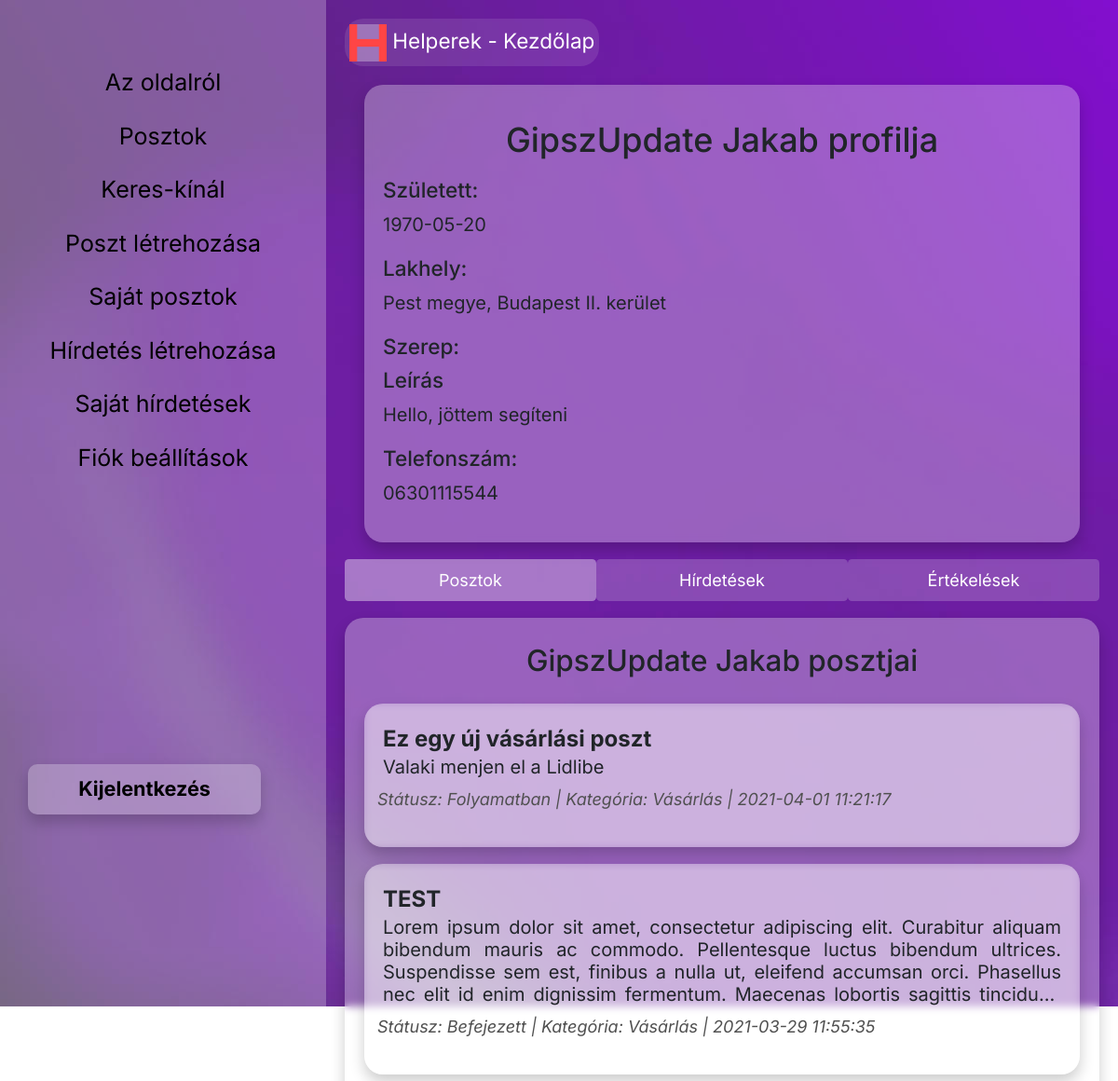
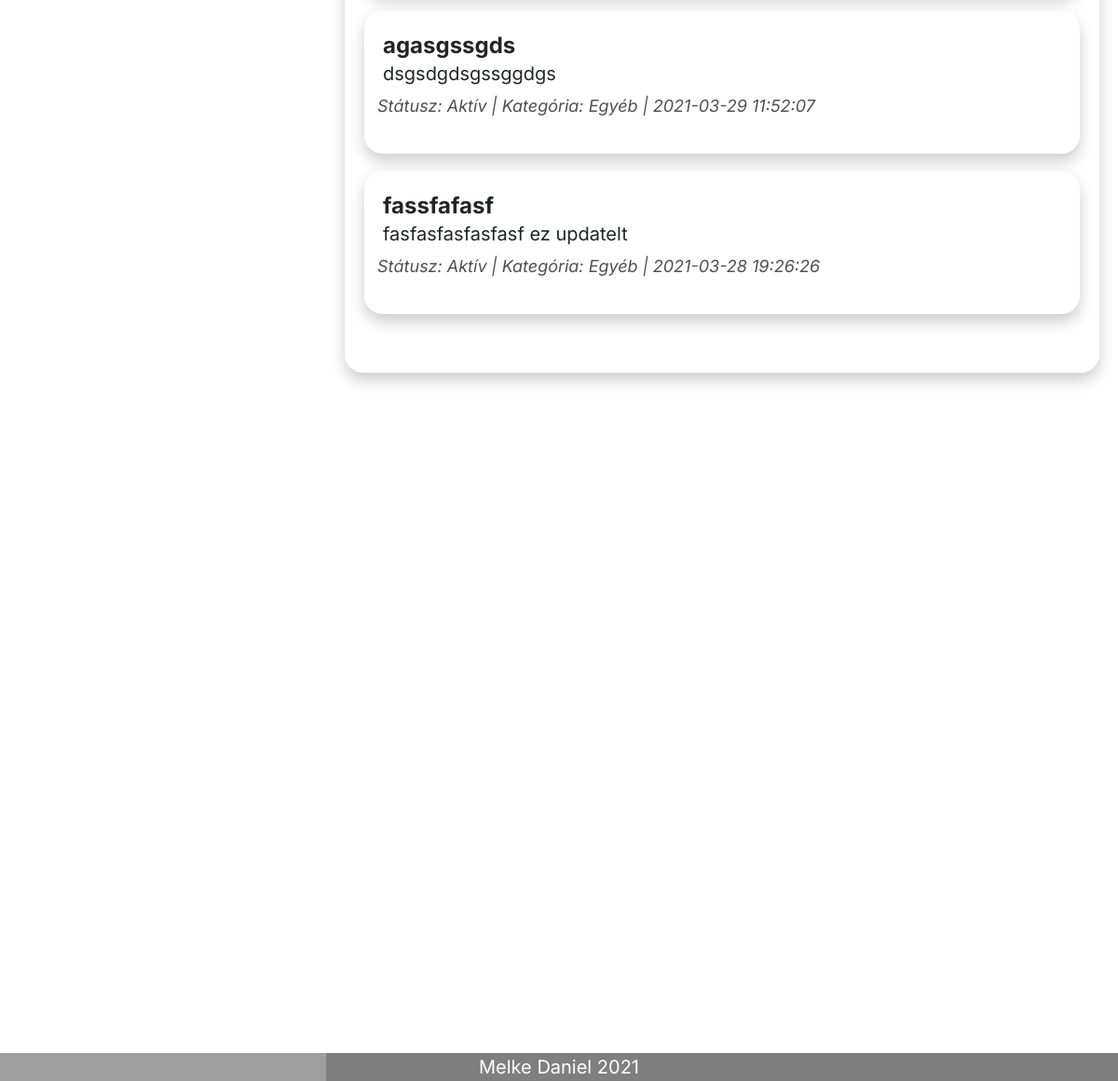
/Web_file/mainProject/index.php?controller=user&action=profile&id=2 (signed in), run on the app's committed database (2 pictures, top to bottom).
### tables this page shows
CREATE TABLE `users` (
  `id` int(11) NOT NULL,
  `user_id` bigint(20) NOT NULL,
  `first_name` varchar(255) NOT NULL,
  `last_name` varchar(255) NOT NULL,
  `email` varchar(255) NOT NULL,
  `password_hash` varchar(255) NOT NULL,
  `date_of_birth` date DEFAULT NULL,
  `county` varchar(255) DEFAULT NULL,
  `city` varchar(255) DEFAULT NULL,
  `role` varchar(25) NOT NULL,
  `phone` varchar(15) DEFAULT NULL,
  `phone_visible` tinyint(1) NOT NULL DEFAULT 0,
  `about` text DEFAULT NULL
);

CREATE TABLE `user_posts` (
  `id` int(11) NOT NULL,
  `author_id` bigint(20) NOT NULL,
  `subject` varchar(255) NOT NULL,
  `timestamp` datetime NOT NULL DEFAULT current_timestamp(),
  `post_content` text NOT NULL,
  `city` varchar(50) NOT NULL,
  `category` varchar(20) NOT NULL,
  `role` varchar(25) NOT NULL,
  `status` varchar(20) NOT NULL,
  `cart_id` varchar(20) NOT NULL,
  `helper_id` bigint(20) DEFAULT NULL
);

### Web_file/mainProject/src/app/model/User.php (called while the page is built, shortened)
<?php
class User
{
    private $user_id;
    private $first_name;
    private $last_name;
    private $date_of_birth;
    private $county;
    private $city;
    private $phone;
    private $phone_visible;
    private $about;
    public function getUser_id()
    {
        return $this->user_id;
    }
    public function getFirst_name()
    {
        return $this->first_name;
    }
    public function getLast_name()
    {
        return $this->last_name;
    }
    public function getDate_of_birth()
    {
        return $this->date_of_birth;
    }
    public function getCounty()
    {
        return $this->county;
    }
    public function getCity()
    {
        return $this->city;
    }
    public function getPhone()
    {
        return $this->phone;
    }
    public function getPhone_visible()
    {
        return $this->phone_visible;
    }
    public function getAbout()
    {
        return $this->about;
    }
    public static function findOneById($id)
    {
        $conn = Database::getConnection();
        $sql = "SELECT * FROM users WHERE `id` = :id LIMIT 1";
        $statement = $conn->prepare($sql);
        $statement->execute([
            ":id" => $id
        ]);
        return $statement->fetchObject(self::class);
    }
}

### Web_file/mainProject/src/app/controller/CommonController.php (called while the page is built, shortened)
<?php
class CommonController {
    protected $controllerName = null;
    protected function render($view,$data = []){
        extract($data);
        include("src/app/view/{$this->controllerName}/{$view}.php");
        return ob_get_clean();
    }
}

### Web_file/mainProject/src/app/controller/UserController.php (called while the page is built, shortened)
<?php
require_once('CommonController.php');
require_once('src/app/model/User.php');
class UserController extends CommonController{
    public function actionProfile($user_id)
    {
        if (isset($_SESSION['user_id']))
        {
            if ($user_id == $_SESSION['user_id'])
            {
                $profile = User::findOneByUserId($_SESSION['user_id']);
            }
            else
            {
                $profile = User::findOneByUserId($user_id);
            }
        }
        return $this->render("profile", [
            "user" => $profile
        ]);
    }
}

### Web_file/mainProject/index.php (called while the page is built, shortened)
<?php
require_once("src/app/controller/UserController.php");
$controllerName = !empty($_GET['controller'])?ucfirst($_GET['controller']) . "Controller":"UserController";
$actionName = !empty($_GET['action'])?"action".ucfirst($_GET['action']):"actionIndex";
if($controllerName == "UserController")
{
    $controller = new app\controller\UserController;
    if($actionName == "actionIndex")
    {
        $content = $controller->actionIndex();
        $title = "Főoldal";
    }
    else if($actionName == "actionLogin")
    {
        $content = $controller->actionLogin();
        $title = "Bejelentkezés";
    }
    else if($actionName == "actionRegister")
    {
        $content = $controller->actionRegister();
        $title = "Regisztráció";
    }
    else if($actionName == "actionUpdate")
    {
        $content = $controller->actionUpdate($_GET['id']);
        $title = "Profil";
    }
    else if($actionName == "actionLogout")
    {
        $content = $controller->actionLogout();
    }
    else if($actionName == "actionProfile")
    {
        if (!empty($_SESSION['user_id']))
        {
            $content = $controller->actionProfile($_SESSION['user_id']);
        }
        else
        {
            $content = '<div class="alert alert-warning text-center">Az oldal eléréséhez be kell jelentkezned!</div>';
        }
    }
}
include("src/app/view/templates/main-template.php");
?>

### Web_file/mainProject/src/app/model/Post.php (called while the page is built, shortened)
<?php
class Post
{
    private $id;
    private $subject;
    private $timestamp;
    private $post_content;
    private $category;
    private $status;
    public function getId()
    {
        return $this->id;
    }
    public function getSubject()
    {
        return $this->subject;
    }
    public function getTimestamp()
    {
        return $this->timestamp;
    }
    public function getPost_content()
    {
        return $this->post_content;
    }
    public function getCategory()
    {
        if ($this->category == "shopping")
        {
            return "Vásárlás";
        }
        else
        {
            return "Egyéb";
        }
    }
    public function getStatus()
    {
        return $this->status;
    }
    public static function findAllByAuthorId($author_id, $order)
    {
        $conn = Database::getConnection();
        if (strtoupper($order) == "DESC")
        {
            $sql = "SELECT * FROM `user_posts` WHERE `author_id` = :author_id ORDER BY timestamp DESC";
        }
        else if (strtoupper($order) == "ASC")
        {
            $sql = "SELECT * FROM `user_posts` WHERE `author_id` = :author_id ORDER BY timestamp ASC";
        }
        $statement = $conn->prepare($sql);
        $statement->execute([
            ':author_id' => $author_id
        ]);
        return $statement->fetchAll(PDO::FETCH_CLASS,self::class);
    }
}

### Web_file/mainProject/src/app/view/user/profile.php (the view, shortened to what this page needs)
<?php
require_once("src/app/model/Post.php");
require_once("src/app/model/User.php");
$owner = false;
if (isset($_GET['id'])) {
    $user = User::findOneById($_GET['id']);
    if ($user) {
        $posts = Post::findAllByAuthorId($user->getUser_id(), "DESC");
        if (isset($_SESSION['user_id'])) {
            $owner = $user->getUser_id() == $_SESSION['user_id'];
        }
    }
}
$counties = [
    "Pest"
];
$cities = [
    "Budapest I. kerület", "Budapest II. kerület", "Budapest III. kerület", "Budapest IV. kerület", "Budapest V. kerület",
    "Budapest VI. kerület", "Budapest VII. kerület", "Budapest VIII. kerület", "Budapest IX. kerület", "Budapest X. kerület",
    "Budapest XI. kerület", "Budapest XII. kerület", "Budapest XIII. kerület", "Budapest XIV. kerület", "Budapest XV. kerület",
    "Budapest XVI. kerület", "Budapest XVII. kerület", "Budapest XVIII. kerület", "Budapest XIX. kerület", "Budapest XX. kerület",
    "Budapest XXI. kerület", "Budapest XXII. kerület", "Budapest XXIII. kerület"
];
?>
<?php if ($owner) : ?>
    <div class="register-form p-3 my-3">
    <?php if (isset($_GET['update']) && $_GET['update'] == "success") : ?>
        <div class="alert alert-success">Sikeresen frissítetted az adataidat!</div>
    <?php endif;?>
    <h2>Felhasználói adatok</h2>
    <form id="update" method="POST" action=<?= "index.php?controller=user&action=update&id=" . $user->getId() ?> >
        <div class="form-row">
            <div class="form-group col-md-6 my-3">
                <label for="first_name">Keresztnév</label>
                <input type="text" class="form-control" name="user[first_name]" id="first_name" <?= "value=\"" . $user->getFirst_name() . "\""?> required>
            </div>
            <div class="form-group col-md-6 my-3">
                <label for="last_name">Vezetéknév</label>
                <input type="text" class="form-control" name="user[last_name]" id="last_name" <?= "value=\"" . $user->getLast_name() . "\""?> required>
            </div>
        </div>
        <div class="form-group my-3">
            <label for="email">E-mail cím</label>
            <input type="email" class="form-control" name="user[email]" id="email" aria-describedby="emailHelp" <?= "value=\"" . $user->getEmail() . "\""?> required>
        </div>
        <div class="form-row">
            <div class="form-group col-md-4 my-3">
                <label for="date">Születési dátum</label>
                <input type="date" class="form-control" name="user[date_of_birth]" id="date" <?= "value=\"" . $user->getDate_of_birth() . "\""?>>
            </div>
            <div class="form-group col-md-4 my-3">
                <label for="county">Megye</label>
                <select class="form-control" name="user[county]" id="county">
                    <?php foreach($counties as $county) : ?>
                        <?php if ($user->getCounty() == $county) : ?>
                            <?= '<option value="' . $county . '" selected>' . $county . '</option>' ?>
                        <?php else : ?>
                            <?= '<option value="' . $county . '">' . $county . '</option>' ?>
                        <?php endif; ?>
                    <?php endforeach; ?>
                </select>
            </div>
            <div class="form-group col-md-4 my-3">
                <label for="city" style="font-size: 18px">Város/városrész</label>
                <select class="form-control" name="user[city]" id="city">
                    <?php foreach($cities as $city) : ?>
                        <?php if ($user->getCity() == $city) : ?>
                            <?= '<option value="' . $city . '" selected>' . $city . '</option>' ?>
                        <?php else : ?>
                            <?= '<option value="' . $city . '">' . $city . '</option>' ?>
                        <?php endif; ?>
                    <?php endforeach; ?>
                </select>
            </div>
        </div>
        <div class="form-row my-3">
            <div class="form-group col-md-6">
                <label for="user-role">Szereped:</label>
                <select name="user[role]" id="user-role" class="form-control">
                    <option value="lookingForHelp">Segítséget kér</option>
                    <option value="lookingToHelp">Segíteni szeretne</option>
                    <option value="both">Segíteni is szeretne és segítséget is kér</option>
                </select>
            </div>
        </div>
        <div class="form-row my-3">
            <label>Leírás</label>
            <textarea name="user[about]" class="form-control" id="about" cols="30" rows="10" placeholder="Itt rövid bemutatkozót írhatsz magadról"><?php echo ($user->getAbout() !== null)?$user->getAbout():"" ?></textarea>
        </div>
        <div class="form-row my-3">
            <div class="form-group col-md-4">
                <label for="phone">Telefonszám:</label>
                <input class="form-control" type="text" name="user[phone]" id="phone" <?= 'value="' . $user->getPhone() . '"' ?> >
                <small>Formátum: maximum 11 karakter, csak számok</small>
            </div>
            <div class="form-check ml-3">
                <input class="form-check-input" type="checkbox" id="phone_visible" name="user[phone_visible]" <?= ($user->getPhone_visible())?"checked":"" ?> >
                <label class="form-check-label" for="phone_validate">
                Beleegyezem, hogy a többi felhasználó láthassa a telefonszámom!
                </label>
            </div>
        </div>
        <button type="submit" class="btn btn-secondary register-submit my-3">Mentés</button>
    </form>
    <div class="row justify-content-center my-5 py-2" style="background: rgba(0, 0, 0, 0.5); width: 300px; border-radius: 20px">
        <button type="button" class="btn btn-lg btn-danger" data-toggle="modal" data-target="#myModal">Profil törlése</button>
    </div>
    <div id="myModal" class="modal fade" role="dialog">
        <div class="modal-dialog">
            <div class="modal-content">
                <div class="modal-header">
                    <h4 class="modal-title">Profil törlése</h4>
                    <button type="button" class="close" data-dismiss="modal">&times;</button>
                </div>
                <div class="modal-body">
                    <p>Biztosan törölni akarod a profilod?</p>
                </div>
                <div class="modal-footer">
                    <button type="button" class="btn btn-lg btn-danger" onclick=<?= "location.href='index.php?controller=user&action=delete&id=" . $user->getId() . "';" ?> >Igen! Törlés</button>
                    <button type="button" class="btn btn-default" data-dismiss="modal">Mégse</button>
                </div>
            </div>
        </div>
    </div>
    </div>
    </div>
<?php else : ?>
    <?php if ($user) : ?>
    <div class="profile-container my-3">
        <div class="profile-about my-3">
            <h2 class="text-center my-3"><?= $user->getLast_name() . " " . $user->getFirst_name() ?> profilja</h2>
            <h5>Született: </h5><p><?= $user->getDate_of_birth() ?></p>
            <h5>Lakhely: </h5><p><?= $user->getCounty() ?> megye, <?= $user->getCity() ?></p>
            <h5>Szerep: </h5>
            <h5>Leírás</h5>
            <?php if ($user->getAbout() != null) : ?>
                <p><?= $user->getAbout() ?></p>
            <?php else : ?>
                <p>A felhasználó még nem töltötte ki a róla szóló részt :(</p>
            <?php endif; ?>
            <h5>Telefonszám:</h5>
            <?php if ($user->getPhone_visible()) : ?>
                <p><?= $user->getPhone() ?></p>
            <?php else : ?>
                <p>A felhasználó telefonszáma nem publikus vagy nincs megadva</p>
            <?php endif; ?>
        </div>
        <ul class="nav nav-pills nav-justified mb-3" id="pills-tab" role="tablist">
            <li class="nav-item">
                <a class="nav-link active" id="pills-posts-tab" data-toggle="pill" href="#pills-posts" role="tab" aria-controls="pills-home" aria-selected="true">Posztok</a>
            </li>
            <li class="nav-item">
                <a class="nav-link" id="pills-offers-tab" data-toggle="pill" href="#pills-offers" role="tab" aria-controls="pills-profile" aria-selected="false">Hírdetések</a>
            </li>
            <li class="nav-item">
                <a class="nav-link" id="pills-contact-tab" data-toggle="pill" href="#pills-contact" role="tab" aria-controls="pills-contact" aria-selected="false">Értékelések</a>
            </li>
        </ul>
        <div class="tab-content" id="pills-tabContent">
            <div class="tab-pane fade show active" id="pills-posts" role="tabpanel" aria-labelledby="pills-posts-tab">
                <div class="container post-container pb-5 pt-2">
                    <h3 class="text-center my-3"><?= $user->getLast_name() . " " . $user->getFirst_name() ?> posztjai</h3>
                    <div class="row">
                        <?php foreach($posts as $post) : ?>
                            <div class="col-12 post-box my-2">
                                <div class="row" onclick=<?= "location.href='index.php?controller=post&action=view&id=" . $post->getId() . "';" ?> style="cursor: pointer;">
                                    <div class="col-12 post-subject">
                                        <?= $post->getSubject(); ?>
                                    </div>
                                    <div class="col-12 post-content">
                                        <?= $post->getPost_content(); ?>
                                    </div>
                                    <p class="post-info mt-2 pl-2">Státusz: <?= $post->getStatus() ?> | Kategória: <?= $post->getCategory() ?> | <?= $post->getTimestamp() ?></p>
                                </div>
                            </div>
                        <?php endforeach; ?>
                    </div>
                </div>
            </div>
        </div>
    </div>
    <?php else : ?>
        <div class="profile-container my-3">
            <h3 class="alert alert-warning text-center my-3">A felhasználó nem található vagy nem létezik! :(</h2>
        </div>
    <?php endif; ?>
<?php endif; ?>

### data on the page
users: last_name "GipszUpdate", first_name "Jakab", date_of_birth "1970-05-20", county "Pest", city "Budapest II. kerület", about "Hello, jöttem segíteni", phone "06301115544"
user_posts: subject "Ez egy új vásárlási poszt", post_content "Valaki menjen el a Lidlibe", status "Folyamatban", category "Vásárlás", timestamp "2021-04-01 11:21:17"
user_posts: subject "TEST", post_content "Lorem ipsum dolor sit amet, consectetur adipiscing elit. Curabitur aliquam bibendum mauris ac commodo. Pellentesque luctus bibendum ultrices. Suspendisse sem est, finibus a nulla ut, eleifend accumsan orci. Phasellus nec elit id enim dignissim fermentum. Maecenas lobortis sagittis…", status "Befejezett", category "Vásárlás", timestamp "2021-03-29 11:55:35"
user_posts: subject "agasgssgds", post_content "dsgsdgdsgssggdgs", status "Aktív", category "Egyéb", timestamp "2021-03-29 11:52:07"
user_posts: subject "fassfafasf", post_content "fasfasfasfasfasf ez updatelt", status "Aktív", category "Egyéb", timestamp "2021-03-28 19:26:26"
